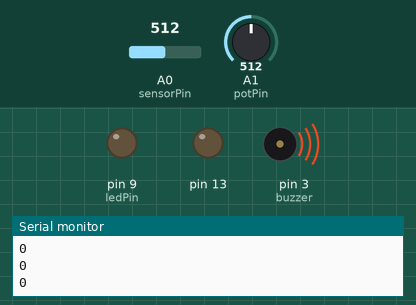
Bench run of a sketch on a simulated Arduino Uno, built with avr-gcc and run on an emulated ATmega328P. Shown: output pins drawn as LEDs (lit = HIGH), buzzer (waves = sounding), the last lines printed to the serial monitor. The inputs (shaded band) are chosen by the test bench; at power-on: A0 (sensorPin) = 512, A1 (potPin) = 512.

Above: at 6.2 s.
6.3 s: A0 (sensorPin) set to 306
At 6.45 s:
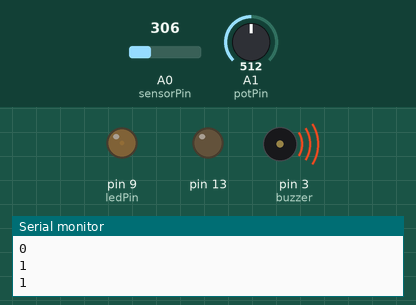
9.3 s: A0 (sensorPin) set to 716
At 9.47 s:
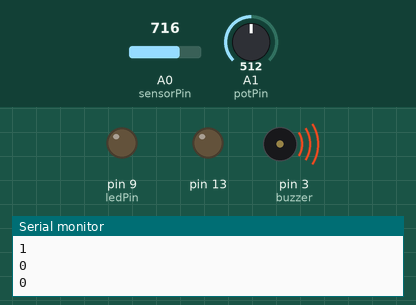
12.3 s: A1 (potPin) set to 1010
At 12.63 s:
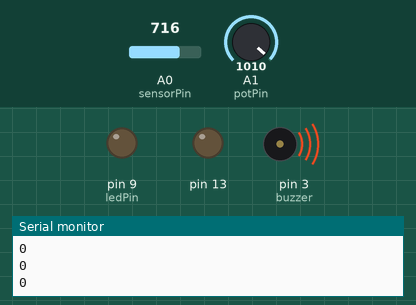
15.3 s: A1 (potPin) set to 1023
At 16.4 s:
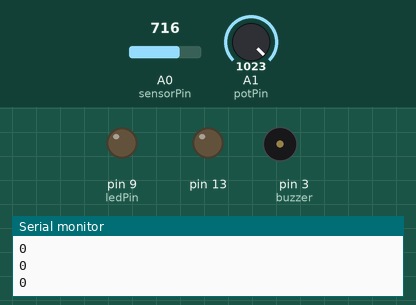
16.8 s: A1 (potPin) set to 900
At 17.35 s:
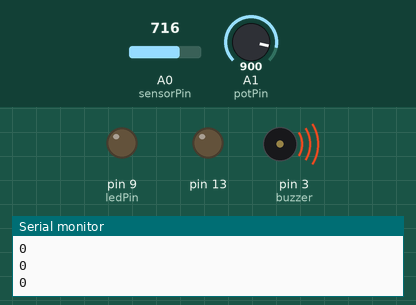
19.8 s: A0 (sensorPin) set to 511
At 20.01 s:
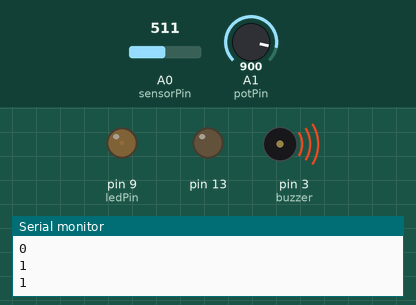
Timing chart, 0 to 22.8 s (numbered marks = the images above; inputs shaded):
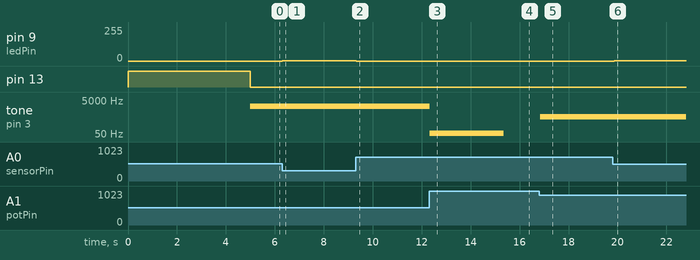

The sketch:

Week4Homework.ino
```cpp
// These constants won't change:
const int sensorPin = A0;
const int potPin = A1;   // pin that the sensor is attached to
const int ledPin = 9;

int buzzer = 3;

// variables:
int sensorValue = 0;         // the sensor value
int sensorMin = 1023;        // minimum sensor value
int sensorMax = 0;           // maximum sensor value

int potValue = 0;
int potMax = 0;
int potMin = 1023;


void setup() {
  // turn on LED to signal the start of the calibration period:
  Serial.begin(9600);
  pinMode(13, OUTPUT);
  digitalWrite(13, HIGH);

  // calibrate during the first five seconds
  while (millis() < 5000) {
    sensorValue = analogRead(sensorPin);

    // record the maximum sensor value
    if (sensorValue > sensorMax) {
      sensorMax = sensorValue;
    }

    // record the minimum sensor value
    if (sensorValue < sensorMin) {
      sensorMin = sensorValue;
    }
  }

  // signal the end of the calibration period
  digitalWrite(13, LOW);
}

void loop() {
  // read the sensor:
  sensorValue = analogRead(sensorPin);

  potValue = analogRead(potPin);

  potValue = map(potValue, potMin, potMax, 0, 4400);

  // apply the calibration to the sensor reading
  sensorValue = map(sensorValue, sensorMin, sensorMax, 0, 255);

  // in case the sensor value is outside the range seen during calibration
  sensorValue = constrain(sensorValue, 0, 255);

  // fade the LED using the calibrated value:
  analogWrite(ledPin, sensorValue);
  Serial.println(sensorValue);

  if (sensorValue < 230){
    tone(buzzer, potValue);
    delay(100);
    noTone(buzzer);
  } else {
    noTone(buzzer);
  }
}
```

Measured:
- the behaviour switches between 1022 and 1023 on A1 (potPin) (found by bisection; images 3 and 4)
- after the input at 6.3 s, pin 9 (ledPin): 0/255 → 1/255 at once
- after the input at 9.3 s, pin 9 (ledPin): 1/255 → 0/255 at once
- after the input at 12.3 s, tone on pin 3 (buzzer): 2197 Hz → 55 Hz at once
- after the input at 15.3 s, tone on pin 3 (buzzer): 55 Hz → silent after 0.05 s
- after the input at 16.8 s, tone on pin 3 (buzzer): silent → 529 Hz after 0.05 s
- after the input at 19.8 s, pin 9 (ledPin): 0/255 → 1/255 after 0.07 s
